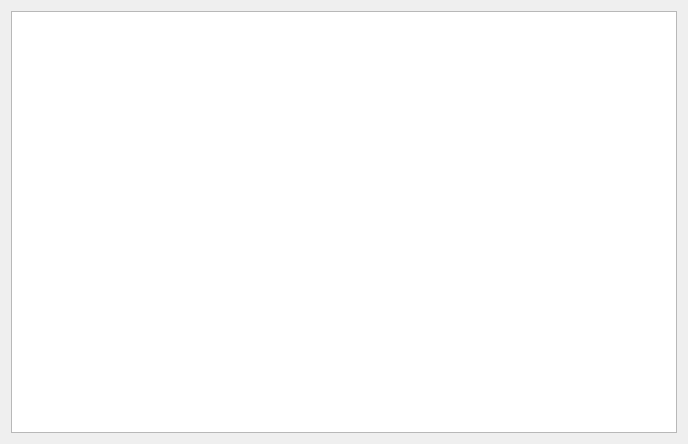
<?xml version="1.0" encoding="UTF-8"?>
<ui version="4.0">
 <class>MainWindow</class>
 <widget class="QMainWindow" name="MainWindow">
  <property name="geometry">
   <rect>
    <x>0</x>
    <y>0</y>
    <width>688</width>
    <height>444</height>
   </rect>
  </property>
  <property name="font">
   <font>
    <pointsize>18</pointsize>
   </font>
  </property>
  <property name="windowTitle">
   <string>代码下载器</string>
  </property>
  <widget class="QWidget" name="centralWidget">
   <layout class="QVBoxLayout" name="verticalLayout">
    <item>
     <widget class="QTextBrowser" name="textBrowser">
      <property name="openLinks">
       <bool>false</bool>
      </property>
     </widget>
    </item>
   </layout>
  </widget>
  <action name="action">
   <property name="text">
    <string>打开文件</string>
   </property>
  </action>
  <action name="action_2">
   <property name="text">
    <string>关闭文件</string>
   </property>
  </action>
  <action name="action_4">
   <property name="text">
    <string>新建文件</string>
   </property>
  </action>
  <action name="action_5">
   <property name="text">
    <string>保存文件</string>
   </property>
  </action>
  <action name="actionFull">
   <property name="text">
    <string>Full</string>
   </property>
  </action>
  <action name="actionNormal">
   <property name="text">
    <string>Normal</string>
   </property>
  </action>
 </widget>
 <layoutdefault spacing="6" margin="11"/>
 <resources/>
 <connections/>
</ui>
